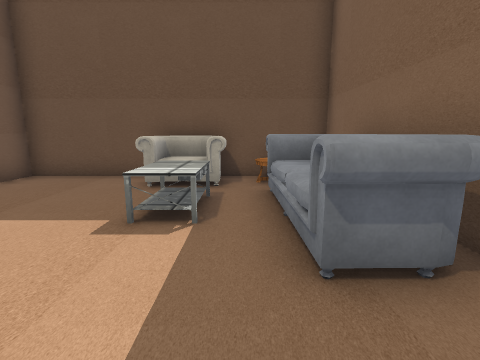
View 1 (above)

16 first-person views from a walk through a 3-D level made in the Unity game engine. The camera is 1.3 m above the floor, tilts 10° down and sees 85° across. The floor is counted in squares, 1 m on a side. Each view is taken from the middle of a square. On the plan, view 1 faces up. The plan holds only what a view shows up to about 13 squares ahead; the rest is blank. The place goes on beyond the plan. Some surface patterns are stand-ins.

View 2
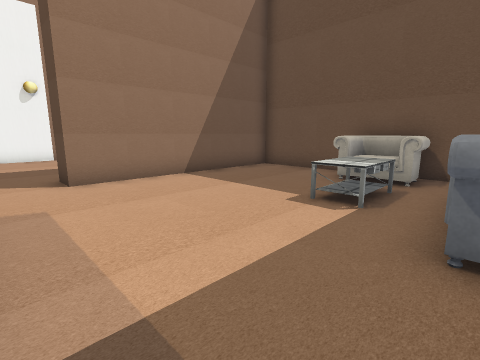

View 3
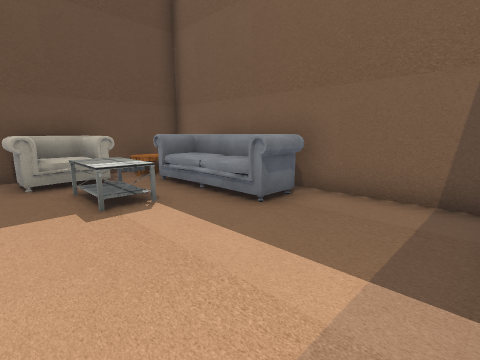

View 4
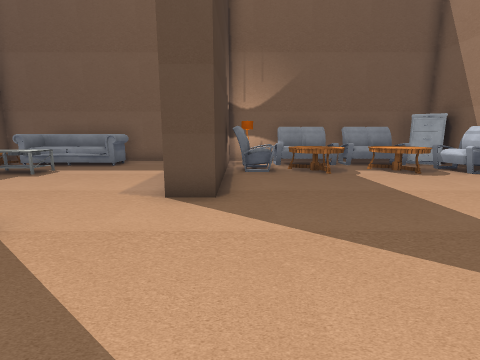

View 5
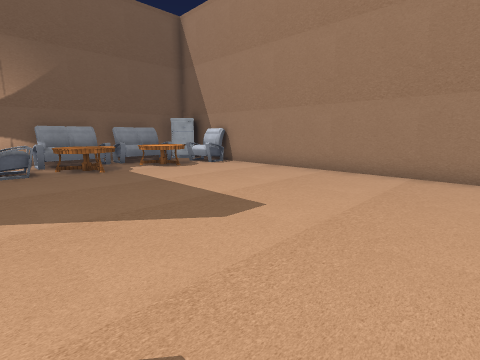

View 6
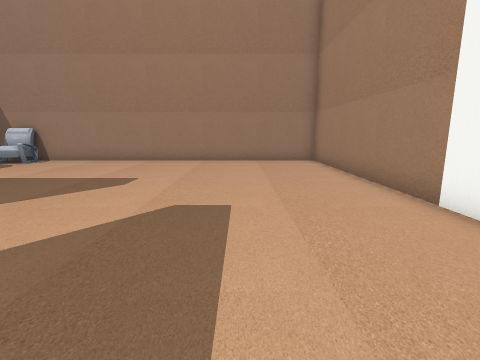

View 7
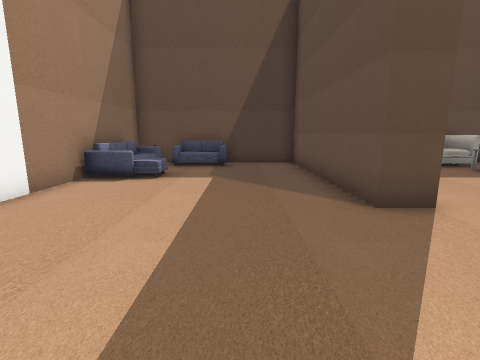

View 8
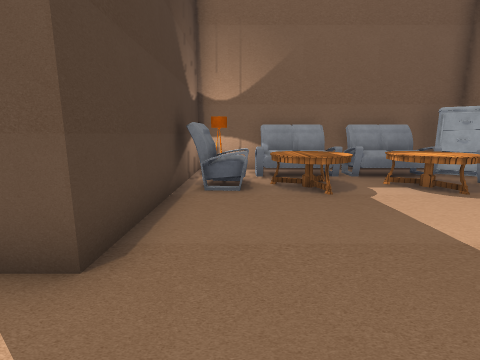

View 9
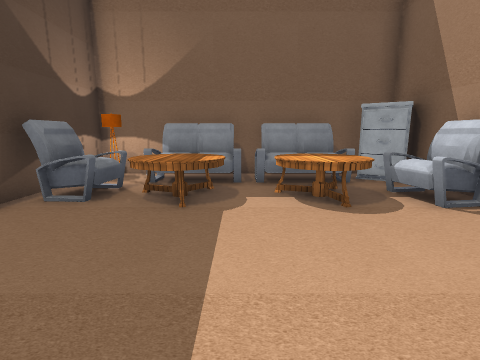

View 10
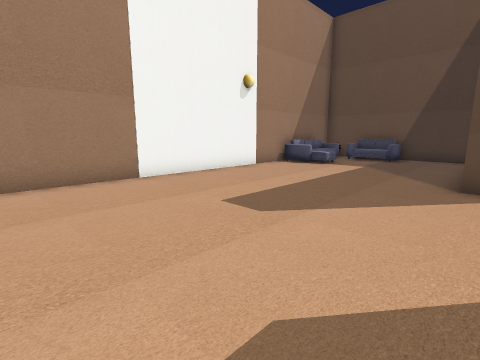

View 11
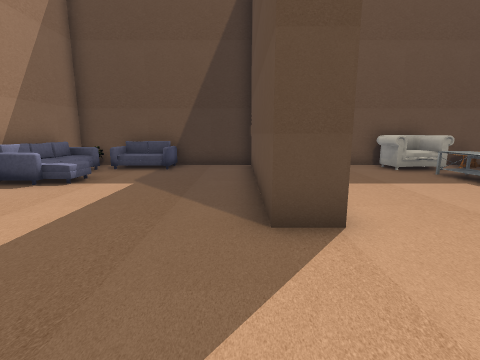

View 12
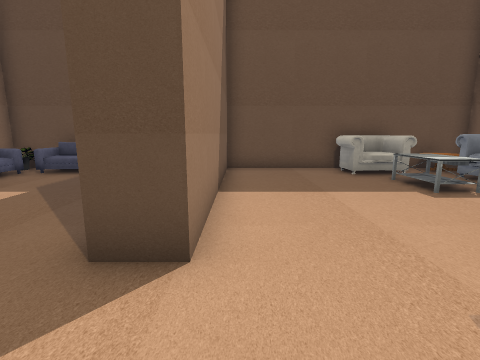

View 13
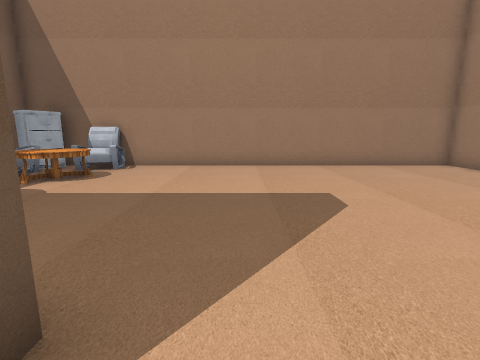

View 14
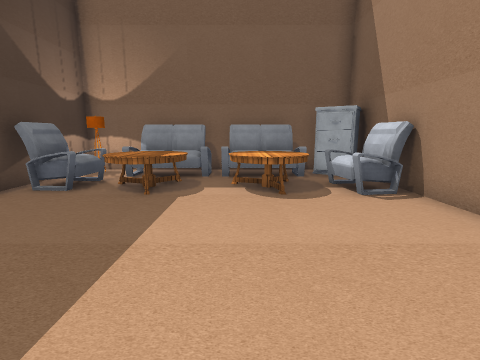

View 15
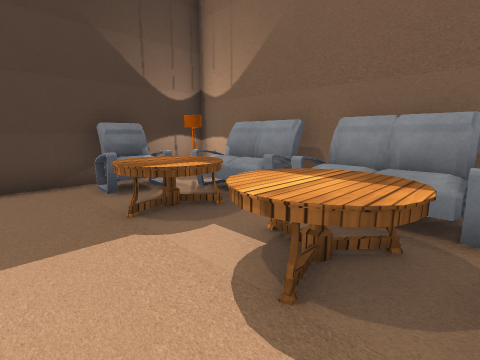

View 16
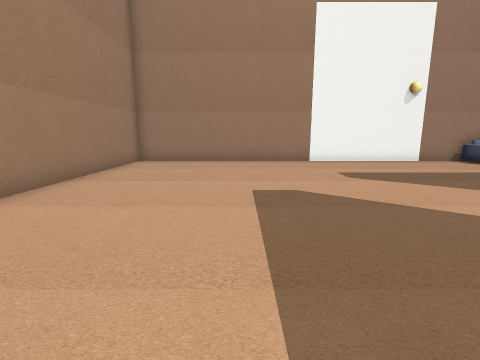

### Floor plan
Points are (right, up) in squares from view 1. A wall is a line through its corners. A room is listed if a view was taken in it or the views show most of it. See-through windows are left out.
Room 1 (views 1, 2, 3)
walls: (2.6, -0.9) (2.6, 8.1) (-6.5, 8.1) (-6.5, 0.5)
ways out: opening at (-5, -0.3) to room 2
objects: table (-2, 4) to (-1, 5); other object (-2, 6) to (-1, 7); table (0, 7) to (2, 7); other object (1, 2) to (2, 6)
Room 2 (views 4, 5, 6, 7, 8, 9, 10, 11, 12, 13, 14, 15, 16)
walls: (-6.5, 0.5) (-7.6, 0.5) (-7.5, 8.1) (-14.6, 8.1) (-14.6, -11.9) (1.8, -11.9); (2.6, -11.4) (2.6, -2.5) (-4.7, -2.5) (-4.7, -1.4)
ways out: opening at (-5, -0.3) to room 1
objects: sofa (-14, 4) to (-13, 4); plant (-14, 7); sofa (-11, 7); other object (-1, -11) to (0, -11); table (-1, -10) to (0, -8); table (-1, -7) to (0, -5); other object (-1, -4) to (0, -3); closet (1, -11) to (2, -11); other object (1, -10) to (2, -8); other object (1, -7) to (2, -5)

Where each view was taken, in squares from view 1:
view 1: 0 up, 0 right, facing up
view 2: 1 down, 1 right, facing up-left
view 3: 1 down, 3 left, facing up-right
view 4: 3 down, 10 left, facing right
view 5: 3 down, 11 left, facing down-right
view 6: 1 up, 11 left, facing down
view 7: 4 down, 10 left, facing up
view 8: 4 down, 7 left, facing right
view 9: 7 down, 6 left, facing right
view 10: 7 down, 7 left, facing up-left
view 11: 3 down, 8 left, facing up
view 12: 2 down, 6 left, facing up
view 13: 1 down, 6 left, facing down
view 14: 8 down, 7 left, facing right
view 15: 10 down, 3 left, facing up-right
view 16: 7 down, 2 left, facing left
